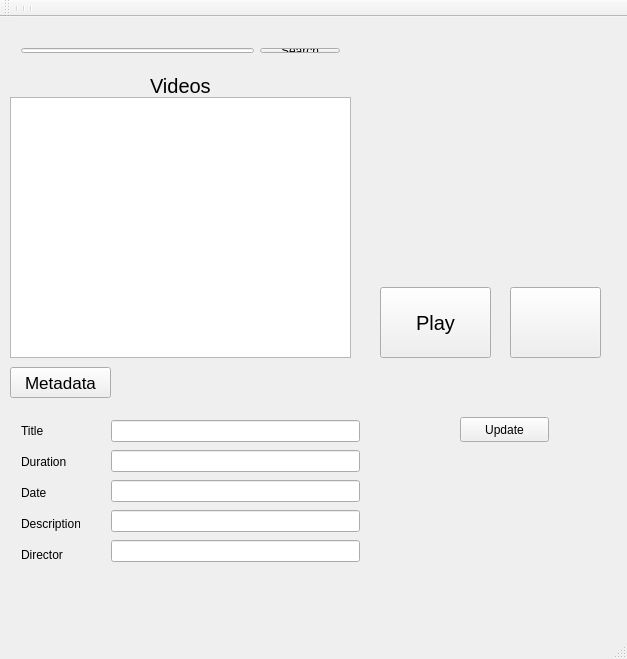
<?xml version="1.0" encoding="UTF-8"?>
<ui version="4.0">
 <class>MainWindow</class>
 <widget class="QMainWindow" name="MainWindow">
  <property name="geometry">
   <rect>
    <x>0</x>
    <y>0</y>
    <width>627</width>
    <height>659</height>
   </rect>
  </property>
  <property name="windowTitle">
   <string>MainWindow</string>
  </property>
  <widget class="QWidget" name="centralWidget">
   <widget class="QPushButton" name="upload">
    <property name="geometry">
     <rect>
      <x>510</x>
      <y>270</y>
      <width>91</width>
      <height>71</height>
     </rect>
    </property>
    <property name="text">
     <string/>
    </property>
    <property name="icon">
     <iconset resource="resources.qrc">
      <normaloff>:/images/icons/upload.png</normaloff>:/images/icons/upload.png</iconset>
    </property>
    <property name="iconSize">
     <size>
      <width>60</width>
      <height>60</height>
     </size>
    </property>
   </widget>
   <widget class="QLabel" name="label">
    <property name="geometry">
     <rect>
      <x>360</x>
      <y>50</y>
      <width>251</width>
      <height>161</height>
     </rect>
    </property>
    <property name="text">
     <string/>
    </property>
    <property name="pixmap">
     <pixmap resource="resources.qrc">:/KDM/icons/KDM.png</pixmap>
    </property>
    <property name="scaledContents">
     <bool>true</bool>
    </property>
   </widget>
   <widget class="QPushButton" name="pushButton_3">
    <property name="geometry">
     <rect>
      <x>380</x>
      <y>270</y>
      <width>111</width>
      <height>71</height>
     </rect>
    </property>
    <property name="font">
     <font>
      <pointsize>15</pointsize>
     </font>
    </property>
    <property name="text">
     <string>Play</string>
    </property>
    <property name="icon">
     <iconset resource="resources.qrc">
      <normaloff>:/images/icons/play.png</normaloff>:/images/icons/play.png</iconset>
    </property>
    <property name="iconSize">
     <size>
      <width>40</width>
      <height>40</height>
     </size>
    </property>
   </widget>
   <widget class="QListWidget" name="listWidget">
    <property name="geometry">
     <rect>
      <x>10</x>
      <y>80</y>
      <width>341</width>
      <height>261</height>
     </rect>
    </property>
   </widget>
   <widget class="QPushButton" name="pushButton">
    <property name="geometry">
     <rect>
      <x>460</x>
      <y>400</y>
      <width>89</width>
      <height>25</height>
     </rect>
    </property>
    <property name="text">
     <string>Update</string>
    </property>
    <property name="icon">
     <iconset resource="resources.qrc">
      <normaloff>:/images/icons/update.png</normaloff>:/images/icons/update.png</iconset>
    </property>
    <property name="iconSize">
     <size>
      <width>20</width>
      <height>20</height>
     </size>
    </property>
   </widget>
   <widget class="QLabel" name="label_3">
    <property name="geometry">
     <rect>
      <x>150</x>
      <y>60</y>
      <width>67</width>
      <height>17</height>
     </rect>
    </property>
    <property name="font">
     <font>
      <family>Ubuntu</family>
      <pointsize>15</pointsize>
     </font>
    </property>
    <property name="text">
     <string>Videos</string>
    </property>
   </widget>
   <widget class="QPushButton" name="pushButton_4">
    <property name="geometry">
     <rect>
      <x>10</x>
      <y>350</y>
      <width>101</width>
      <height>31</height>
     </rect>
    </property>
    <property name="font">
     <font>
      <pointsize>13</pointsize>
     </font>
    </property>
    <property name="text">
     <string>Metadata</string>
    </property>
    <property name="icon">
     <iconset resource="resources.qrc">
      <normaloff>:/images/icons/metadata.png</normaloff>:/images/icons/metadata.png</iconset>
    </property>
    <property name="iconSize">
     <size>
      <width>20</width>
      <height>20</height>
     </size>
    </property>
   </widget>
   <widget class="QWidget" name="layoutWidget">
    <property name="geometry">
     <rect>
      <x>10</x>
      <y>390</y>
      <width>81</width>
      <height>171</height>
     </rect>
    </property>
    <layout class="QVBoxLayout" name="verticalLayout">
     <item>
      <widget class="QLabel" name="label_4">
       <property name="text">
        <string>Title</string>
       </property>
      </widget>
     </item>
     <item>
      <widget class="QLabel" name="label_5">
       <property name="text">
        <string>Duration</string>
       </property>
      </widget>
     </item>
     <item>
      <widget class="QLabel" name="label_7">
       <property name="text">
        <string>Date</string>
       </property>
      </widget>
     </item>
     <item>
      <widget class="QLabel" name="label_8">
       <property name="text">
        <string>Description</string>
       </property>
      </widget>
     </item>
     <item>
      <widget class="QLabel" name="label_6">
       <property name="text">
        <string>Director</string>
       </property>
      </widget>
     </item>
    </layout>
   </widget>
   <widget class="QWidget" name="layoutWidget">
    <property name="geometry">
     <rect>
      <x>100</x>
      <y>390</y>
      <width>271</width>
      <height>171</height>
     </rect>
    </property>
    <layout class="QVBoxLayout" name="verticalLayout_2">
     <item>
      <widget class="QLineEdit" name="title"/>
     </item>
     <item>
      <widget class="QLineEdit" name="duration"/>
     </item>
     <item>
      <widget class="QLineEdit" name="date"/>
     </item>
     <item>
      <widget class="QLineEdit" name="description"/>
     </item>
     <item>
      <widget class="QLineEdit" name="director"/>
     </item>
    </layout>
   </widget>
   <widget class="QWidget" name="layoutWidget">
    <property name="geometry">
     <rect>
      <x>10</x>
      <y>20</y>
      <width>341</width>
      <height>27</height>
     </rect>
    </property>
    <layout class="QHBoxLayout" name="horizontalLayout">
     <item>
      <widget class="QLineEdit" name="text_Search"/>
     </item>
     <item>
      <widget class="QPushButton" name="btn_Search">
       <property name="text">
        <string>Search</string>
       </property>
       <property name="icon">
        <iconset resource="resources.qrc">
         <normaloff>:/images/icons/search.png</normaloff>:/images/icons/search.png</iconset>
       </property>
      </widget>
     </item>
    </layout>
   </widget>
  </widget>
  <widget class="QMenuBar" name="menuBar">
   <property name="geometry">
    <rect>
     <x>0</x>
     <y>0</y>
     <width>627</width>
     <height>22</height>
    </rect>
   </property>
  </widget>
  <widget class="QToolBar" name="mainToolBar">
   <attribute name="toolBarArea">
    <enum>TopToolBarArea</enum>
   </attribute>
   <attribute name="toolBarBreak">
    <bool>false</bool>
   </attribute>
   <addaction name="separator"/>
   <addaction name="separator"/>
   <addaction name="separator"/>
  </widget>
  <widget class="QStatusBar" name="statusBar"/>
 </widget>
 <layoutdefault spacing="6" margin="11"/>
 <resources>
  <include location="resources.qrc"/>
 </resources>
 <connections/>
</ui>
